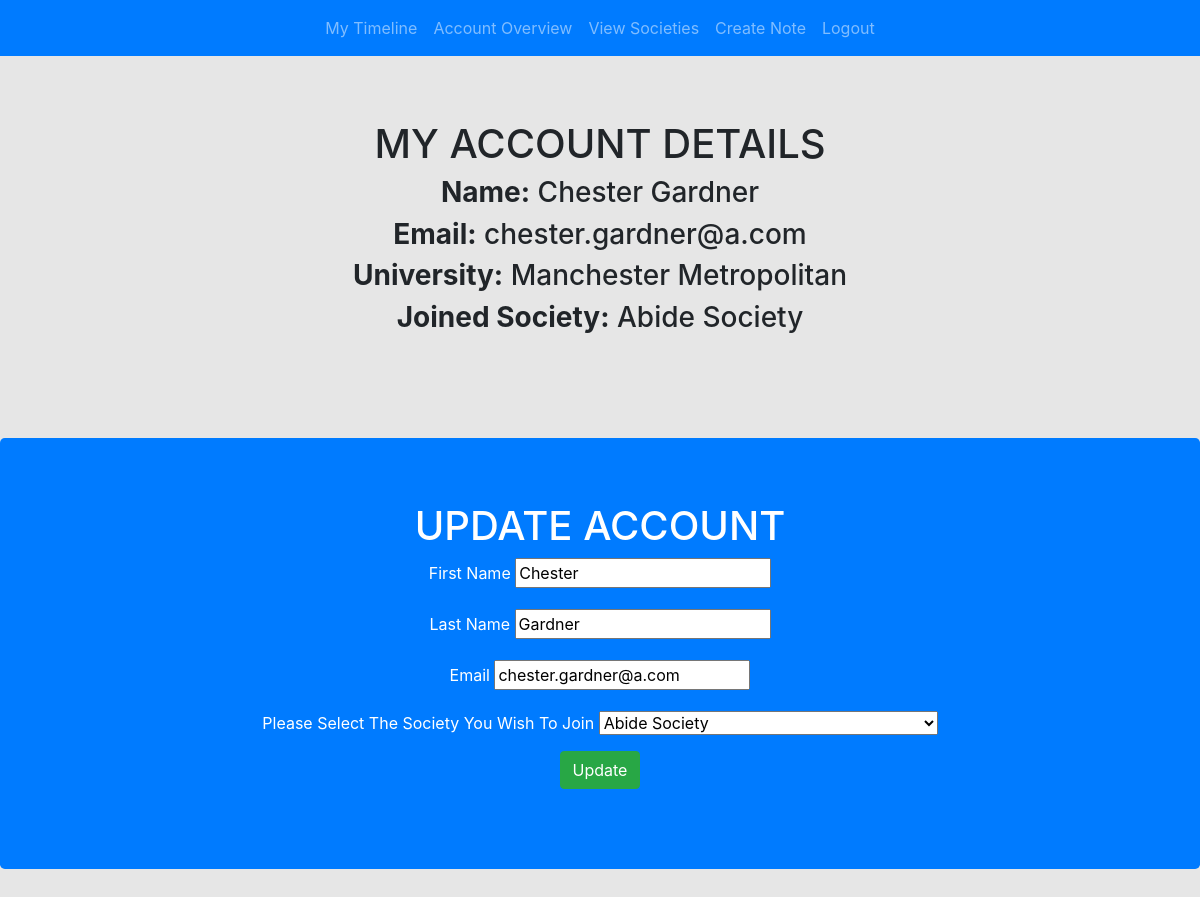
The app's page /account (signed in) with its own data.
### application/models.py (models this page shows, shortened)
class StudentUsers(db.Model, UserMixin):
	id = db.Column(db.Integer, primary_key=True)
	first_name = db.Column(db.String(30), nullable=False)
	last_name = db.Column(db.String(30), nullable=False)
	uni_name = db.Column(db.String(30), nullable=False)
	email = db.Column(db.String(150), nullable=False, unique=True)
	password = db.Column(db.String(50), nullable=False)
	uni_id = db.Column(db.Integer, db.ForeignKey('university.id'), nullable=False)
	soc_id = db.Column(db.Integer, db.ForeignKey('society.id'), nullable=True)
	soc_name = db.Column(db.String(50), nullable=True)
	note = db.relationship('Notes', backref='mine', lazy=True)

### application/routes.py (the view)
@app.route('/account', methods=['GET', 'POST'])
@login_required #to access such page, a login by the user is required
def account():
	form = UpdateAccountForm() #within the function, the form that is to be used is the UpdateAccountForm
	if form.validate_on_submit(): #following block of code allows the user to enter new details to be updated
		current_user.first_name = form.first_name.data.capitalize()
		current_user.last_name = form.last_name.data.capitalize()
		current_user.email = form.email.data
		current_user.soc_name = form.SocietyName.data
		db.session.commit() #commits and saves the changes to the database
		return redirect(url_for('account'))
	elif request.method == 'GET': #GET request displays the current users details in the text boxes
		form.first_name.data = current_user.first_name
		form.last_name.data = current_user.last_name
		form.email.data = current_user.email
		lists = Society.query.filter_by(uni_id=current_user.uni_id).all() #Queries the database to present results in a dropdown format of all univeristy societies for the current user
		names = []
		for i in range(int(len(lists))):
			temp = [lists[i].SocietyName, lists[i].SocietyName]
			names.append(temp) #This method adds a the previous item (name) to the existing list of society names
		form.SocietyName.choices=names
	return render_template('account.html', title='Account', form=form, creator=current_user)

### application/forms.py (shortened to what this page needs)
class UpdateAccountForm(FlaskForm):
	first_name = StringField('First Name',
		validators=[
			DataRequired(),
			Length(min=2, max=15),
		])
	last_name = StringField('Last Name',
		validators=[
			DataRequired(),
			Length(min=2, max=15),
        ])
	email = StringField('Email',
		validators=[
			DataRequired(),
			Length(min=2, max=50),
			Email()
		])
	lists = Society.query.filter_by(uni_id=StudentUsers.uni_id).all() #Queries the database to present results in a dropdown format of all univeristy societies for the current user
	names = []
	for i in range(int(len(lists))):
		temp = [lists[i].SocietyName, lists[i].SocietyName]
		names.append(temp) #This method adds a the previous item (name) to the existing list of society names
	SocietyName = SelectField("Confirm University",
		choices=names)
	submit = SubmitField('Update')

### application/models.py (called while the page is built)
@login_manager.user_loader ######
def load_user(id):
	return StudentUsers.query.get(int(id))

### application/templates/account.html (shortened to what this page needs)
{% extends "layout.html" %}
{% block body_content %}
<div>
	<div style="background:transparent !important" class="jumbotron text-center">
		<div class="form">
			<form method="POST" action="">
				<h1>MY ACCOUNT DETAILS</h1>
				<h3><b>Name:</b> {{ current_user.first_name }} {{ current_user.last_name }}</h3>
				<h3><b>Email:</b> {{ current_user.email }}
				<h3><b>University:</b> {{ current_user.uni_name }} </h3>
				<h3><b>Joined Society:</b> {{ current_user.soc_name }} </h3>
			</form>
		</div>
	</div>
</div>
<div class="jumbotron text-center bg-primary text-white">
	<h1>UPDATE ACCOUNT</h1>
	<div class="form">
			<form method="POST" action="">
				<div class="form-group">
					{{ form.first_name.label }}
					{% if form.first_name.errors %}
						{{ form.first_name }}
						<div class="error">
							{% for error in form.first_name.errors %}
								<span>{{ error }}</span>
							{% endfor %}
						</div>
					{% else %}
						{{ form.first_name }}
					{% endif %}
				</div>
				<div class="form-group">
				{{ form.last_name.label }}
					{% if form.last_name.errors %}
						{{ form.last_name }}
						<div class="error">
							{% for error in form.last_name.errors %}
								<span>{{ error }}</span>
							{% endfor %}
						</div>
					{% else %}
						{{ form.last_name }}
					{% endif %}
				</div>
				<div class="form-group">
				{{ form.email.label }}
					{% if form.email.errors %}
						{{ form.email }}
						<div class="error">
							{% for error in form.email.errors %}
								<span>{{ error }}</span>
							{% endfor %}
						</div>
					{% else %}
						{{ form.email }}
					{% endif %}
				</div>
				<div class="form-group">
					<p>Please Select The Society You Wish To Join
					{% if form.SocietyName.errors %}
						{{ form.SocietyName }}
						<div class="error">
							{% for error in form.SocietyName.errors %}
								<span>{{ error }}</span>
							{% endfor %}
						</div>
					{% else %}
						{{ form.SocietyName }}
					{% endif %}</p>
				</div>
				<div class="form-group">
					<form action="{{ url_for('account') }}" method="POST">
						<input type="submit" value="Update" button type="button"  class="btn btn-success"></form>
				</div>
			</form>
		</div>
</div>
{% endblock body_content %}

### records on screen
StudentUsers: first_name "Chester", last_name "Gardner", email "chester.gardner@a.com", uni_name "Manchester Metropolitan", soc_name "Abide Society"
